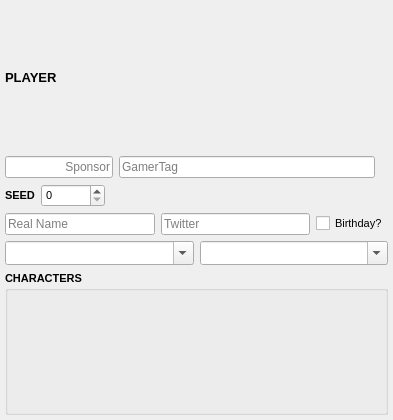
<?xml version="1.0" encoding="UTF-8"?>
<ui version="4.0">
 <class>Form</class>
 <widget class="QWidget" name="Form">
  <property name="geometry">
   <rect>
    <x>0</x>
    <y>0</y>
    <width>393</width>
    <height>420</height>
   </rect>
  </property>
  <property name="sizePolicy">
   <sizepolicy hsizetype="Preferred" vsizetype="Maximum">
    <horstretch>0</horstretch>
    <verstretch>0</verstretch>
   </sizepolicy>
  </property>
  <property name="font">
   <font>
    <pointsize>8</pointsize>
   </font>
  </property>
  <property name="windowTitle">
   <string>Form</string>
  </property>
  <property name="locale">
   <locale language="English" country="UnitedStates"/>
  </property>
  <layout class="QGridLayout" name="gridLayout">
   <property name="leftMargin">
    <number>5</number>
   </property>
   <property name="topMargin">
    <number>5</number>
   </property>
   <property name="rightMargin">
    <number>5</number>
   </property>
   <property name="bottomMargin">
    <number>5</number>
   </property>
   <item row="0" column="0">
    <layout class="QHBoxLayout" name="titleContainer">
     <item>
      <widget class="QLabel" name="title">
       <property name="sizePolicy">
        <sizepolicy hsizetype="Preferred" vsizetype="Preferred">
         <horstretch>0</horstretch>
         <verstretch>0</verstretch>
        </sizepolicy>
       </property>
       <property name="font">
        <font>
         <pointsize>10</pointsize>
         <bold>true</bold>
        </font>
       </property>
       <property name="text">
        <string>PLAYER</string>
       </property>
       <property name="alignment">
        <set>Qt::AlignLeading|Qt::AlignLeft|Qt::AlignVCenter</set>
       </property>
       <property name="margin">
        <number>24</number>
       </property>
      </widget>
     </item>
    </layout>
   </item>
   <item row="1" column="0">
    <layout class="QHBoxLayout" name="teamRow">
     <!-- SPONSOR / NAME labels removed; the sponsor (team) and gamerTag
          (name) fields now share a single row, mirroring the TEAM board's
          AutonaTeamPlayer.ui. Sponsor is right-aligned + content-sized so
          it hugs the gamerTag: "[Sponsor] GamerTag". seedDisplay stays at
          the row's trailing edge. -->
     <item>
      <widget class="QLineEdit" name="team">
       <property name="sizePolicy">
        <sizepolicy hsizetype="Maximum" vsizetype="Fixed">
         <horstretch>0</horstretch>
         <verstretch>0</verstretch>
        </sizepolicy>
       </property>
       <property name="font">
        <font>
         <pointsize>9</pointsize>
        </font>
       </property>
       <property name="alignment">
        <set>Qt::AlignRight|Qt::AlignTrailing|Qt::AlignVCenter</set>
       </property>
       <property name="placeholderText">
        <string>Sponsor</string>
       </property>
      </widget>
     </item>
     <item>
      <widget class="QLineEdit" name="name">
       <property name="font">
        <font>
         <pointsize>9</pointsize>
        </font>
       </property>
       <property name="placeholderText">
        <string>GamerTag</string>
       </property>
      </widget>
     </item>
     <item>
      <widget class="QLabel" name="seedDisplay">
       <property name="sizePolicy">
        <sizepolicy hsizetype="Fixed" vsizetype="Fixed">
         <horstretch>0</horstretch>
         <verstretch>0</verstretch>
        </sizepolicy>
       </property>
       <property name="font">
        <font>
         <pointsize>9</pointsize>
         <bold>true</bold>
        </font>
       </property>
       <property name="text">
        <string/>
       </property>
       <property name="alignment">
        <set>Qt::AlignRight|Qt::AlignTrailing|Qt::AlignVCenter</set>
       </property>
       <!-- styleSheet removed; AutonaScoreboardPlayerWidget applies a
            theme-aware muted color in __init__ (Design.md §5.4). -->
      </widget>
     </item>
    </layout>
   </item>
   <item row="3" column="0">
    <layout class="QHBoxLayout" name="horizontalLayout">
     <item>
      <widget class="QLabel" name="seedLabel">
       <property name="sizePolicy">
        <sizepolicy hsizetype="Fixed" vsizetype="Fixed">
         <horstretch>0</horstretch>
         <verstretch>0</verstretch>
        </sizepolicy>
       </property>
       <property name="maximumSize">
        <size>
         <width>70</width>
         <height>16777215</height>
        </size>
       </property>
       <property name="font">
        <font>
         <pointsize>8</pointsize>
         <bold>true</bold>
        </font>
       </property>
       <property name="text">
        <string>SEED</string>
       </property>
       <property name="alignment">
        <set>Qt::AlignLeading|Qt::AlignLeft|Qt::AlignVCenter</set>
       </property>
      </widget>
     </item>
     <item>
      <widget class="QSpinBox" name="seed">
       <property name="sizePolicy">
        <sizepolicy hsizetype="Maximum" vsizetype="Fixed">
         <horstretch>0</horstretch>
         <verstretch>0</verstretch>
        </sizepolicy>
       </property>
       <property name="maximum">
        <number>100000</number>
       </property>
      </widget>
     </item>
     <item>
      <spacer name="seedSpacer">
       <property name="orientation">
        <enum>Qt::Horizontal</enum>
       </property>
       <property name="sizeHint" stdset="0">
        <size>
         <width>40</width>
         <height>20</height>
        </size>
       </property>
      </spacer>
     </item>
    </layout>
   </item>
   <item row="4" column="0">
    <layout class="QHBoxLayout" name="identityRow">
     <item>
      <widget class="QLineEdit" name="real_name">
       <property name="sizePolicy">
        <sizepolicy hsizetype="Preferred" vsizetype="Fixed">
         <horstretch>0</horstretch>
         <verstretch>0</verstretch>
        </sizepolicy>
       </property>
       <property name="font">
        <font>
         <pointsize>9</pointsize>
        </font>
       </property>
       <property name="placeholderText">
        <string>Real Name</string>
       </property>
      </widget>
     </item>
     <item>
      <widget class="QLineEdit" name="twitter">
       <property name="sizePolicy">
        <sizepolicy hsizetype="Preferred" vsizetype="Fixed">
         <horstretch>0</horstretch>
         <verstretch>0</verstretch>
        </sizepolicy>
       </property>
       <property name="font">
        <font>
         <pointsize>9</pointsize>
        </font>
       </property>
       <property name="placeholderText">
        <string>Twitter</string>
       </property>
      </widget>
     </item>
     <item>
      <widget class="QCheckBox" name="birthday">
       <property name="sizePolicy">
        <sizepolicy hsizetype="Maximum" vsizetype="Fixed">
         <horstretch>0</horstretch>
         <verstretch>0</verstretch>
        </sizepolicy>
       </property>
       <property name="text">
        <string>Birthday?</string>
       </property>
      </widget>
     </item>
    </layout>
   </item>
   <item row="5" column="0">
    <layout class="QHBoxLayout" name="locationRow">
     <item>
      <widget class="QComboBox" name="country">
       <property name="sizePolicy">
        <sizepolicy hsizetype="Minimum" vsizetype="Fixed">
         <horstretch>0</horstretch>
         <verstretch>0</verstretch>
        </sizepolicy>
       </property>
       <property name="font">
        <font>
         <pointsize>9</pointsize>
        </font>
       </property>
       <property name="editable">
        <bool>true</bool>
       </property>
       <property name="sizeAdjustPolicy">
        <enum>QComboBox::AdjustToMinimumContentsLengthWithIcon</enum>
       </property>
       <property name="placeholderText">
        <string>Country</string>
       </property>
      </widget>
     </item>
     <item>
      <widget class="QComboBox" name="state">
       <property name="sizePolicy">
        <sizepolicy hsizetype="Minimum" vsizetype="Fixed">
         <horstretch>0</horstretch>
         <verstretch>0</verstretch>
        </sizepolicy>
       </property>
       <property name="font">
        <font>
         <pointsize>9</pointsize>
        </font>
       </property>
       <property name="editable">
        <bool>true</bool>
       </property>
       <property name="sizeAdjustPolicy">
        <enum>QComboBox::AdjustToMinimumContentsLengthWithIcon</enum>
       </property>
       <property name="placeholderText">
        <string>Region</string>
       </property>
      </widget>
     </item>
    </layout>
   </item>
   <item row="15" column="0">
    <widget class="QGroupBox" name="characters">
     <property name="font">
      <font>
       <pointsize>8</pointsize>
       <bold>true</bold>
      </font>
     </property>
     <property name="title">
      <string>CHARACTERS</string>
     </property>
     <layout class="QVBoxLayout" name="verticalLayout">
      <property name="topMargin">
       <number>20</number>
      </property>
      <property name="spacing">
       <number>2</number>
      </property>
     </layout>
    </widget>
   </item>
  </layout>
 </widget>
 <resources/>
 <connections/>
</ui>
